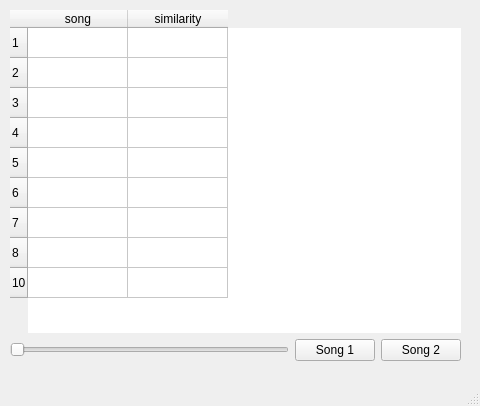
<?xml version="1.0" encoding="UTF-8"?>
<ui version="4.0">
 <class>MainWindow</class>
 <widget class="QMainWindow" name="MainWindow">
  <property name="geometry">
   <rect>
    <x>0</x>
    <y>0</y>
    <width>480</width>
    <height>406</height>
   </rect>
  </property>
  <property name="windowTitle">
   <string>MainWindow</string>
  </property>
  <widget class="QWidget" name="centralwidget">
   <widget class="QWidget" name="">
    <property name="geometry">
     <rect>
      <x>10</x>
      <y>10</y>
      <width>451</width>
      <height>351</height>
     </rect>
    </property>
    <layout class="QVBoxLayout" name="verticalLayout">
     <item>
      <widget class="QTableWidget" name="resultTable">
       <property name="autoFillBackground">
        <bool>true</bool>
       </property>
       <property name="frameShape">
        <enum>QFrame::NoFrame</enum>
       </property>
       <property name="frameShadow">
        <enum>QFrame::Plain</enum>
       </property>
       <property name="lineWidth">
        <number>7</number>
       </property>
       <property name="midLineWidth">
        <number>2</number>
       </property>
       <property name="verticalScrollBarPolicy">
        <enum>Qt::ScrollBarAlwaysOff</enum>
       </property>
       <property name="sizeAdjustPolicy">
        <enum>QAbstractScrollArea::AdjustToContents</enum>
       </property>
       <property name="autoScroll">
        <bool>true</bool>
       </property>
       <property name="showGrid">
        <bool>true</bool>
       </property>
       <property name="gridStyle">
        <enum>Qt::SolidLine</enum>
       </property>
       <property name="sortingEnabled">
        <bool>false</bool>
       </property>
       <property name="cornerButtonEnabled">
        <bool>true</bool>
       </property>
       <row>
        <property name="text">
         <string>1</string>
        </property>
       </row>
       <row>
        <property name="text">
         <string>2</string>
        </property>
       </row>
       <row>
        <property name="text">
         <string>3</string>
        </property>
       </row>
       <row>
        <property name="text">
         <string>4</string>
        </property>
       </row>
       <row>
        <property name="text">
         <string>5</string>
        </property>
       </row>
       <row>
        <property name="text">
         <string>6</string>
        </property>
       </row>
       <row>
        <property name="text">
         <string>7</string>
        </property>
       </row>
       <row>
        <property name="text">
         <string>8</string>
        </property>
       </row>
       <row>
        <property name="text">
         <string>10</string>
        </property>
       </row>
       <column>
        <property name="text">
         <string>song</string>
        </property>
       </column>
       <column>
        <property name="text">
         <string>similarity</string>
        </property>
       </column>
      </widget>
     </item>
     <item>
      <layout class="QHBoxLayout" name="horizontalLayout">
       <item>
        <widget class="QSlider" name="slider">
         <property name="orientation">
          <enum>Qt::Horizontal</enum>
         </property>
        </widget>
       </item>
       <item>
        <widget class="QPushButton" name="open1">
         <property name="text">
          <string>Song 1</string>
         </property>
        </widget>
       </item>
       <item>
        <widget class="QPushButton" name="open2">
         <property name="text">
          <string>Song 2</string>
         </property>
        </widget>
       </item>
      </layout>
     </item>
    </layout>
   </widget>
  </widget>
  <widget class="QMenuBar" name="menubar">
   <property name="geometry">
    <rect>
     <x>0</x>
     <y>0</y>
     <width>480</width>
     <height>21</height>
    </rect>
   </property>
  </widget>
  <widget class="QStatusBar" name="statusbar"/>
 </widget>
 <resources/>
 <connections/>
</ui>
